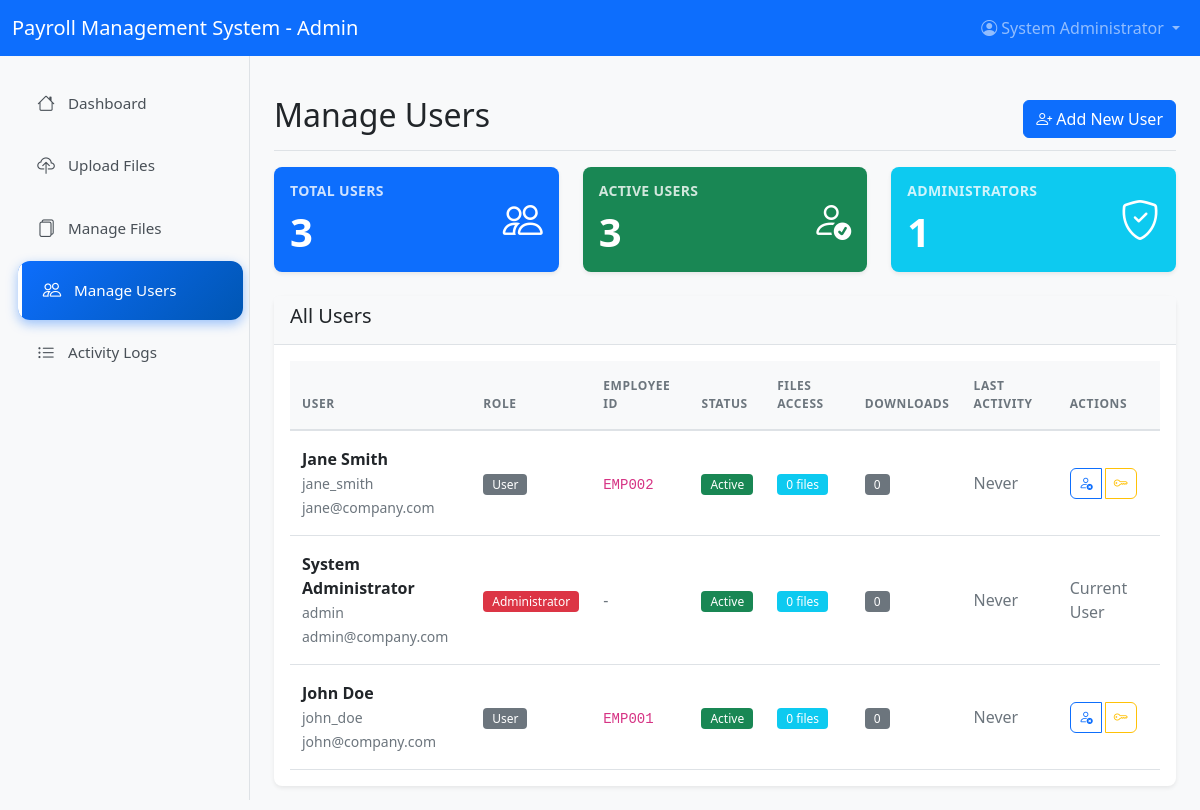
The page /admin/users.php (signed in) on the database its author committed.
### tables this page shows
CREATE TABLE users (
    id INT AUTO_INCREMENT PRIMARY KEY,
    username VARCHAR(50) UNIQUE NOT NULL,
    email VARCHAR(100) UNIQUE NOT NULL,
    password_hash VARCHAR(255) NOT NULL,
    full_name VARCHAR(100) NOT NULL,
    employee_id VARCHAR(20) UNIQUE,
    role ENUM('admin', 'user') DEFAULT 'user',
    is_active BOOLEAN DEFAULT TRUE,
    created_at TIMESTAMP DEFAULT CURRENT_TIMESTAMP,
    updated_at TIMESTAMP DEFAULT CURRENT_TIMESTAMP ON UPDATE CURRENT_TIMESTAMP
);

### includes/database.php (called while the page is built, shortened)
<?php
class Database {
    private $connection;
    private static $instance = null;
    private function __construct() {
        try {
            $this->connection = new PDO(
                "mysql:host=" . DB_HOST . ";dbname=" . DB_NAME . ";charset=utf8mb4",
                DB_USER,
                DB_PASS,
                [
                    PDO::ATTR_ERRMODE => PDO::ERRMODE_EXCEPTION,
                    PDO::ATTR_DEFAULT_FETCH_MODE => PDO::FETCH_ASSOC,
                    PDO::ATTR_EMULATE_PREPARES => false
                ]
            );
        } catch (PDOException $e) {
            error_log("Database connection failed: " . $e->getMessage());
            die("Database connection failed. Please try again later.");
        }
    }
    public static function getInstance() {
        if (self::$instance === null) {
            self::$instance = new self();
        }
        return self::$instance;
    }
    public function fetchAll($sql, $params = []) {
        $stmt = $this->connection->prepare($sql);
        $stmt->execute($params);
        return $stmt->fetchAll();
    }
}
?>

### admin/users.php (the view, shortened to what this page needs)
<?php
require_once '../includes/functions.php';
require_once '../includes/database.php';
$db = Database::getInstance();
$users = $db->fetchAll("
    SELECT u.*,
           COUNT(DISTINCT fa.file_id) as accessible_files,
           COUNT(DISTINCT dl.id) as total_downloads,
           MAX(al.created_at) as last_activity
    FROM users u
    LEFT JOIN file_access fa ON u.id = fa.user_id
    LEFT JOIN download_logs dl ON u.id = dl.user_id
    LEFT JOIN activity_logs al ON u.id = al.user_id
    GROUP BY u.id
    ORDER BY u.created_at DESC
");
$totalUsers = count($users);
$activeUsers = count(array_filter($users, function($u) { return $u['is_active']; }));
$adminUsers = count(array_filter($users, function($u) { return $u['role'] === 'admin'; }));
?>
<!DOCTYPE html>
<html lang="en">
<head>
    <link href="https://cdn.jsdelivr.net/npm/bootstrap@5.1.3/dist/css/bootstrap.min.css" rel="stylesheet">
    <link href="https://cdn.jsdelivr.net/npm/bootstrap-icons@1.7.2/font/bootstrap-icons.css" rel="stylesheet">
    <link href="../css/style.css" rel="stylesheet">
</head>
<body>
    <nav class="navbar navbar-expand-lg navbar-dark bg-primary">
        <div class="container-fluid">
            <a class="navbar-brand" href="#"><?php echo APP_NAME; ?> - Admin</a>
            <div class="navbar-nav ms-auto">
                <div class="nav-item dropdown">
                    <a class="nav-link dropdown-toggle" href="#" role="button" data-bs-toggle="dropdown">
                        <i class="bi bi-person-circle"></i> <?php echo htmlspecialchars($_SESSION['full_name']); ?>
                    </a>
                </div>
            </div>
        </div>
    </nav>
    <nav class="sidebar">
        <ul class="nav flex-column">
            <li class="nav-item">
                <a class="nav-link" href="dashboard.php">
                    <i class="bi bi-house"></i> Dashboard
                </a>
            </li>
            <li class="nav-item">
                <a class="nav-link" href="upload.php">
                    <i class="bi bi-cloud-upload"></i> Upload Files
                </a>
            </li>
            <li class="nav-item">
                <a class="nav-link" href="files.php">
                    <i class="bi bi-files"></i> Manage Files
                </a>
            </li>
            <li class="nav-item">
                <a class="nav-link active" href="users.php">
                    <i class="bi bi-people"></i> Manage Users
                </a>
            </li>
            <li class="nav-item">
                <a class="nav-link" href="logs.php">
                    <i class="bi bi-list-ul"></i> Activity Logs
                </a>
            </li>
        </ul>
    </nav>
    <main class="main-content">
                <div class="d-flex justify-content-between flex-wrap flex-md-nowrap align-items-center pt-3 pb-2 mb-3 border-bottom">
                    <h1 class="h2">Manage Users</h1>
                    <button type="button" class="btn btn-primary" data-bs-toggle="modal" data-bs-target="#createUserModal">
                        <i class="bi bi-person-plus"></i> Add New User
                    </button>
                </div>
                <div class="row mb-4">
                    <div class="col-md-4">
                        <div class="card text-white bg-primary">
                            <div class="card-body">
                                <div class="d-flex justify-content-between">
                                    <div>
                                        <h5 class="card-title">Total Users</h5>
                                        <h2><?php echo $totalUsers; ?></h2>
                                    </div>
                                    <div class="align-self-center">
                                        <i class="bi bi-people fs-1"></i>
                                    </div>
                                </div>
                            </div>
                        </div>
                    </div>
                    <div class="col-md-4">
                        <div class="card text-white bg-success">
                            <div class="card-body">
                                <div class="d-flex justify-content-between">
                                    <div>
                                        <h5 class="card-title">Active Users</h5>
                                        <h2><?php echo $activeUsers; ?></h2>
                                    </div>
                                    <div class="align-self-center">
                                        <i class="bi bi-person-check fs-1"></i>
                                    </div>
                                </div>
                            </div>
                        </div>
                    </div>
                    <div class="col-md-4">
                        <div class="card text-white bg-info">
                            <div class="card-body">
                                <div class="d-flex justify-content-between">
                                    <div>
                                        <h5 class="card-title">Administrators</h5>
                                        <h2><?php echo $adminUsers; ?></h2>
                                    </div>
                                    <div class="align-self-center">
                                        <i class="bi bi-shield-check fs-1"></i>
                                    </div>
                                </div>
                            </div>
                        </div>
                    </div>
                </div>
                <div class="card">
                    <div class="card-header">
                        <h5>All Users</h5>
                    </div>
                    <div class="card-body">
                        <div class="table-responsive">
                            <table class="table table-hover">
                                <thead>
                                    <tr>
                                        <th>User</th>
                                        <th>Role</th>
                                        <th>Employee ID</th>
                                        <th>Status</th>
                                        <th>Files Access</th>
                                        <th>Downloads</th>
                                        <th>Last Activity</th>
                                        <th>Actions</th>
                                    </tr>
                                </thead>
                                <tbody>
                                    <?php foreach ($users as $user): ?>
                                        <tr>
                                            <td>
                                                <div>
                                                    <strong><?php echo htmlspecialchars($user['full_name']); ?></strong>
                                                    <br><small class="text-muted"><?php echo htmlspecialchars($user['username']); ?></small>
                                                    <br><small class="text-muted"><?php echo htmlspecialchars($user['email']); ?></small>
                                                </div>
                                            </td>
                                            <td>
                                                <?php if ($user['role'] === 'admin'): ?>
                                                    <span class="badge bg-danger">Administrator</span>
                                                <?php else: ?>
                                                    <span class="badge bg-secondary">User</span>
                                                <?php endif; ?>
                                            </td>
                                            <td>
                                                <?php if ($user['employee_id']): ?>
                                                    <code><?php echo htmlspecialchars($user['employee_id']); ?></code>
                                                <?php else: ?>
                                                    <span class="text-muted">-</span>
                                                <?php endif; ?>
                                            </td>
                                            <td>
                                                <?php if ($user['is_active']): ?>
                                                    <span class="badge bg-success">Active</span>
                                                <?php else: ?>
                                                    <span class="badge bg-warning">Inactive</span>
                                                <?php endif; ?>
                                            </td>
                                            <td>
                                                <span class="badge bg-info"><?php echo $user['accessible_files']; ?> files</span>
                                            </td>
                                            <td>
                                                <span class="badge bg-secondary"><?php echo $user['total_downloads']; ?></span>
                                            </td>
                                            <td>
                                                <?php if ($user['last_activity']): ?>
                                                    <?php echo formatDate($user['last_activity'], 'M j, Y'); ?>
                                                    <br><small class="text-muted"><?php echo formatDate($user['last_activity'], 'g:i A'); ?></small>
                                                <?php else: ?>
                                                    <span class="text-muted">Never</span>
                                                <?php endif; ?>
                                            </td>
                                            <td>
                                                <?php if ($user['id'] != $_SESSION['user_id']):  ?>
                                                    <div class="btn-group" role="group">
                                                        <button type="button" class="btn btn-sm btn-outline-primary"
                                                                onclick="toggleUserStatus(<?php echo $user['id']; ?>, '<?php echo htmlspecialchars($user['full_name'], ENT_QUOTES); ?>', <?php echo $user['is_active'] ? 'true' : 'false'; ?>)"
                                                                title="<?php echo $user['is_active'] ? 'Deactivate' : 'Activate'; ?> User">
                                                            <i class="bi bi-<?php echo $user['is_active'] ? 'person-x' : 'person-check'; ?>"></i>
                                                        </button>
                                                        <button type="button" class="btn btn-sm btn-outline-warning"
                                                                onclick="resetPassword(<?php echo $user['id']; ?>, '<?php echo htmlspecialchars($user['full_name'], ENT_QUOTES); ?>')"
                                                                title="Reset Password">
                                                            <i class="bi bi-key"></i>
                                                        </button>
                                                    </div>
                                                <?php else: ?>
                                                    <span class="text-muted">Current User</span>
                                                <?php endif; ?>
                                            </td>
                                        </tr>
                                    <?php endforeach; ?>
                                </tbody>
                            </table>
                        </div>
                    </div>
                </div>
    </main>
</body>
</html>

### rows shown on the page
users: full_name "Jane Smith", username "jane_smith", email "jane@company.com", role "User", employee "EMP002", is_active "Active", accessible_files "0", total_downloads "0"
users: full_name "System Administrator", username "admin", email "admin@company.com", role "Administrator", is_active "Active", accessible_files "0", total_downloads "0", shows "Current User"
users: full_name "John Doe", username "john_doe", email "john@company.com", role "User", employee "EMP001", is_active "Active", accessible_files "0", total_downloads "0"

### other values the page prints
APP_NAME "Payroll Management System"
$_SESSION['full_name'] "System Administrator"
$totalUsers "3"
$activeUsers "3"
$adminUsers "1"
